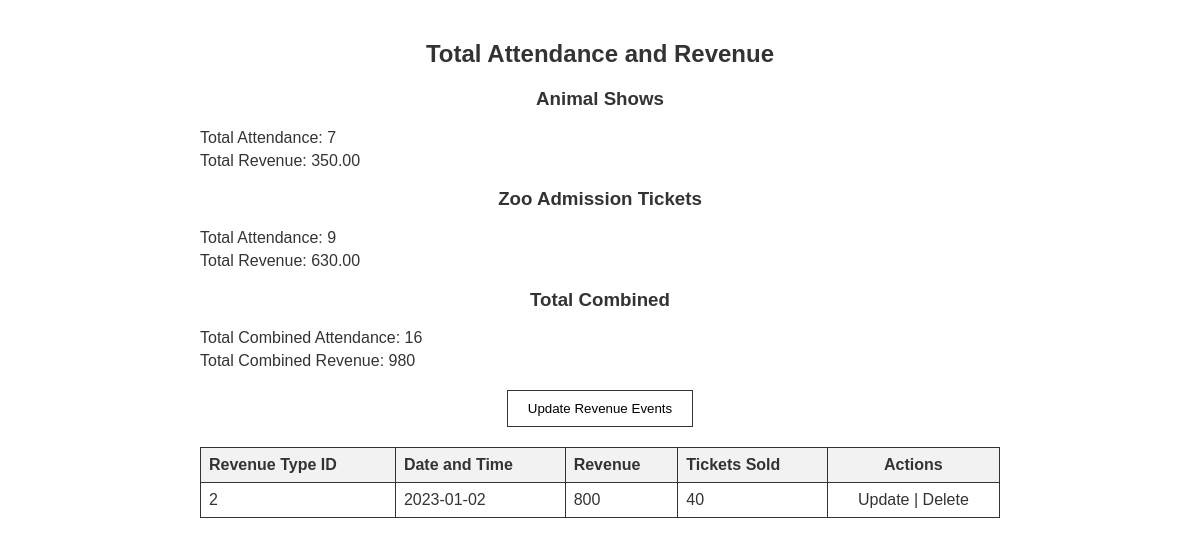
Screenshot of /asset_management/revenuesEvents/view_revenue_events.php with the database file from the repository.
### tables this page shows
CREATE TABLE RevenueEvents (
ID INT,
DateTime DATE,
Revenue INT NOT NULL,
TicketsSold INT NOT NULL,
PRIMARY KEY(ID, DateTime),
FOREIGN KEY (ID) REFERENCES RevenueType(ID)
);

### asset_management/revenuesEvents/view_revenue_events.php (the view, shortened to what this page needs)
<?php
include '../includes/db_connection.php';
$animalShowSql = "SELECT SUM(Attendance) AS TotalAttendance, SUM(Revenue) AS TotalRevenue FROM AnimalShowTickets";
$animalShowResult = $conn->query($animalShowSql);
$animalShowData = $animalShowResult->fetch_assoc();
$zooAdmissionSql = "SELECT SUM(Attendance) AS TotalAttendance, SUM(Revenue) AS TotalRevenue FROM ZooAdmissionTickets";
$zooAdmissionResult = $conn->query($zooAdmissionSql);
$zooAdmissionData = $zooAdmissionResult->fetch_assoc();
?>
<!DOCTYPE html>
<html lang="en">
<head>
</head>
<body>
    <div class="container">
        <h2>Total Attendance and Revenue</h2>
        <h3>Animal Shows</h3>
        <p>Total Attendance: <?php echo $animalShowData['TotalAttendance']; ?></p>
        <p>Total Revenue: <?php echo $animalShowData['TotalRevenue']; ?></p>
        <h3>Zoo Admission Tickets</h3>
        <p>Total Attendance: <?php echo $zooAdmissionData['TotalAttendance']; ?></p>
        <p>Total Revenue: <?php echo $zooAdmissionData['TotalRevenue']; ?></p>
        <h3>Total Combined</h3>
        <p>Total Combined Attendance: <?php echo $animalShowData['TotalAttendance'] + $zooAdmissionData['TotalAttendance']; ?></p>
        <p>Total Combined Revenue: <?php echo $animalShowData['TotalRevenue'] + $zooAdmissionData['TotalRevenue']; ?></p>
        <form method="post" action="">
            <button type="submit" name="updateRevenueEvents">Update Revenue Events</button>
        </form>
        <table>
            <tr>
                <th>Revenue Type ID</th>
                <th>Date and Time</th>
                <th>Revenue</th>
                <th>Tickets Sold</th>
                <th class="actions">Actions</th>
            </tr>
            <?php
            $revenueEventsSql = "SELECT * FROM RevenueEvents";
            $revenueEventsResult = $conn->query($revenueEventsSql);
            while ($row = $revenueEventsResult->fetch_assoc()) :
            ?>
                <tr>
                    <td><?php echo $row['ID']; ?></td>
                    <td><?php echo $row['DateTime']; ?></td>
                    <td><?php echo $row['Revenue']; ?></td>
                    <td><?php echo $row['TicketsSold']; ?></td>
                    <td class="actions">
                        <a href="update_revenue_event.php?id=<?php echo $row['ID']; ?>">Update</a> |
                        <a href="delete_revenue_event.php?id=<?php echo $row['ID']; ?>">Delete</a>
                    </td>
                </tr>
            <?php endwhile; ?>
        </table>
    </div>
</body>
</html>

### asset_management/revenuesEvents/view_revenue_events.php (style rules this page uses)
body { font-family: Arial, sans-serif; margin: 0; padding: 20px; background-color: #fff; color: #333; }
.container { max-width: 800px; margin: 0 auto; }
h2, h3 { text-align: center; }
p { margin: 5px 0; }
button { display: block; margin: 20px auto; background-color: transparent; border: 1px solid #333; padding: 10px 20px; cursor: pointer; }
table { border-collapse: collapse; width: 100%; margin-top: 20px; }
table, th, td { border: 1px solid #333; }
th, td { padding: 8px; text-align: left; }
th { background-color: #f2f2f2; }
td a { text-decoration: none; color: #333; }
.actions { text-align: center; }

### rows the page displays
revenueevents: ID "2", DateTime "2023-01-02", Revenue "800", TicketsSold "40"

### other values shown
$animalShowData['TotalAttendance'] "7"
$animalShowData['TotalRevenue'] "350.00"
$zooAdmissionData['TotalAttendance'] "9"
$zooAdmissionData['TotalRevenue'] "630.00"
$animalShowData['TotalRevenue'] + $zooAdmissionData['TotalRevenue'] "980"
